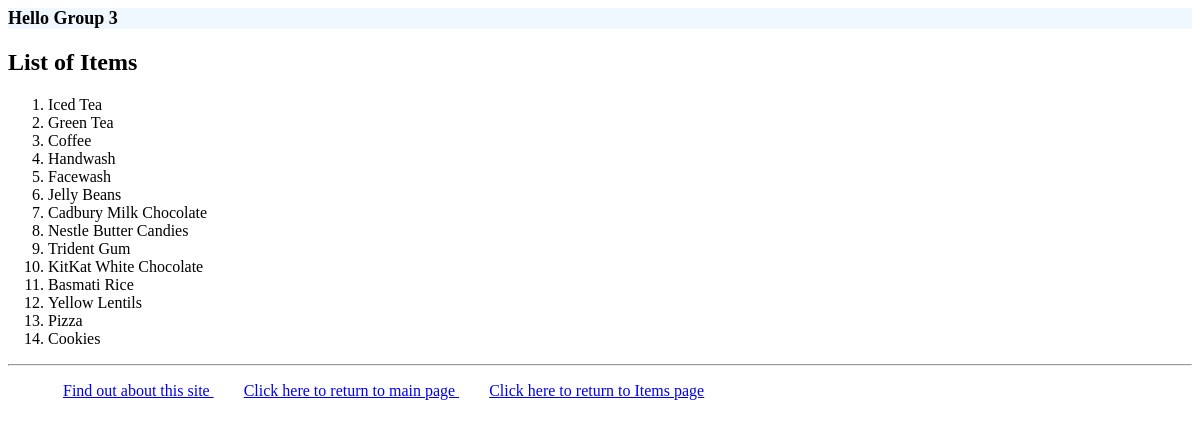
The app's page /items/ with its own data.
### myapp1/models.py (models this page shows, shortened)
class Item(models.Model):
    type = models.ForeignKey(Type, related_name='items', on_delete=models.CASCADE)
    name = models.CharField(max_length=200)
    price = models.DecimalField(max_digits=10, decimal_places=2)
    stock = models.PositiveIntegerField(default=100)
    available = models.BooleanField(default=True)
    description = models.TextField(blank=True)
    interested = models.PositiveIntegerField(default=0)

### myapp1/views.py (the view)
# urls.py: path('items/', views.items, name='items'),
def items(request):
    itemlist = Item.objects.all().order_by('id')[:20]
    return render(request, 'myapp1/items.html', {'itemlist': itemlist})

### myapp1/templates/myapp1/items.html
{% extends 'myapp1/base.html' %}
{% block body_block %}
<body>
	{% if itemlist %}
	<h2> List of Items </h2>
	<ol>
		{% for item in itemlist %}
	<li> {{ item.name}} </li>
	{% endfor %}
	</ol>
	{% else %}
	<strong> None of the Items are available! </strong>
	{% endif %}
	</body>
{% endblock %}

### myapp1/templates/myapp1/base.html (shortened to what this page needs)
<!DOCTYPE html>
{% load static %}
<html>
<head>
    <link rel="stylesheet" type="text/css" href="{% static 'myapp1/style.css' %}"/>
</head>
<body>
<div>
    <h1>{% block myhdg %} Hello Group 3 {% endblock %}</h1>
    {% block body_block %}*** {% endblock %}
</div>
<hr />
<div>
    <ul>
        <li class="hbar1"><a href="http://127.0.0.1:8000/about/"> Find out about this site </a></li>
        <li class="hbar1"><a href = "{% url 'myapp1:index'%}"> Click here to return to main page </a></li>
        <li class="hbar1"><a href = "{% url 'myapp1:items'%}"> Click here to return to Items page </a></li>
    </ul>
</div>
</body>

### myapp1/static/myapp1/style.css (style rules this page uses)
.hbar1 { display: inline; margin: 15px; }
h1 { margin: 0; padding: 0; background-color: aliceblue; color: black; font-size: large; text-decoration-color: aqua; position: relative; }

### records on screen
Item: name "Iced Tea"
Item: name "Green Tea"
Item: name "Coffee"
Item: name "Handwash"
Item: name "Facewash"
Item: name "Jelly Beans"
Item: name "Cadbury Milk Chocolate"
Item: name "Nestle Butter Candies"
Item: name "Trident Gum"
Item: name "KitKat White Chocolate"
Item: name "Basmati Rice"
Item: name "Yellow Lentils"
Item: name "Pizza"
Item: name "Cookies"
